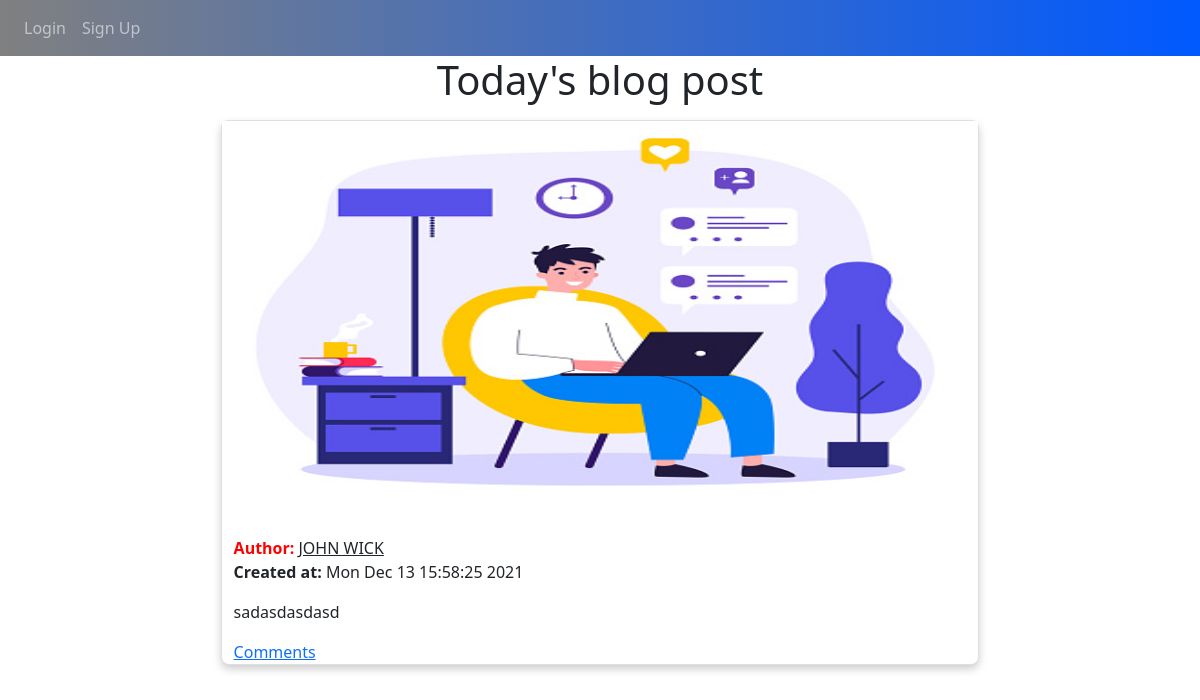
Before: / with the older database file.
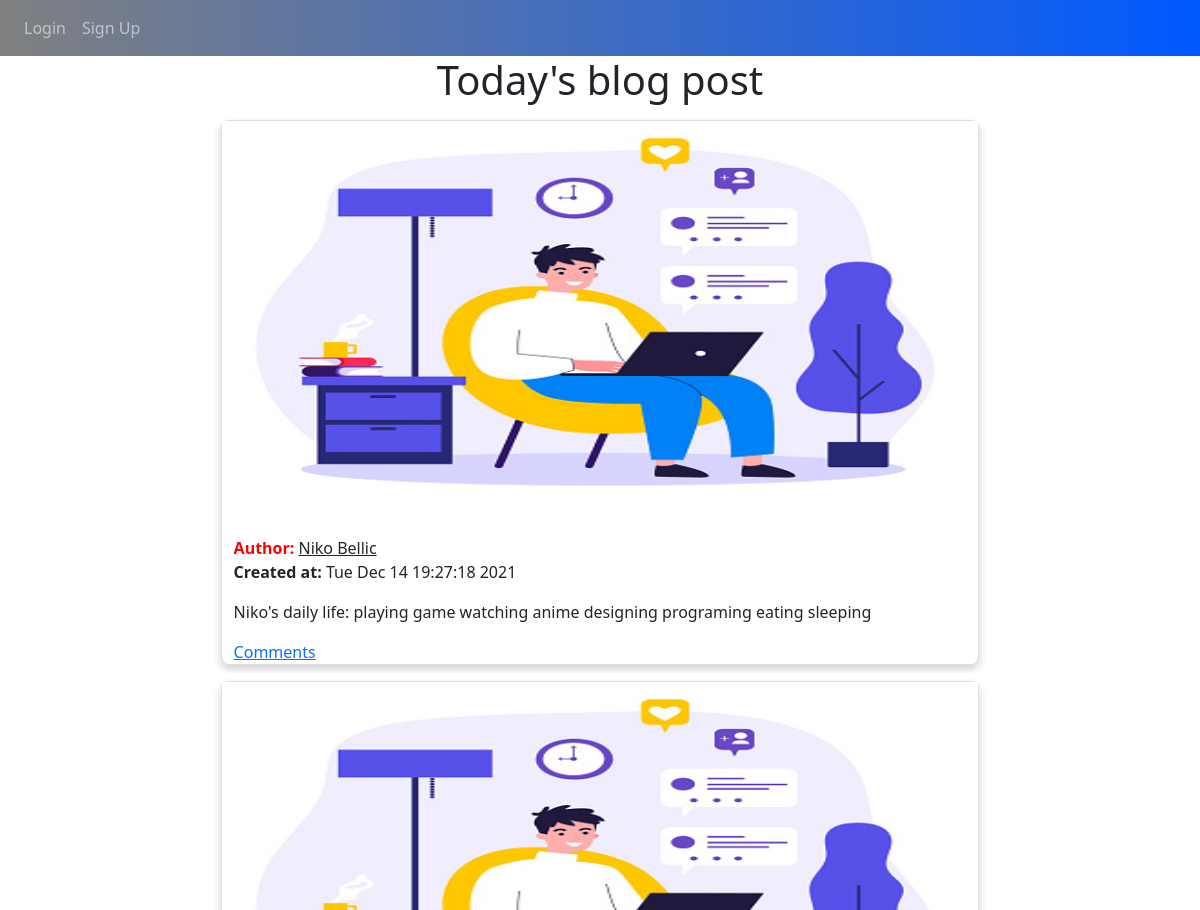
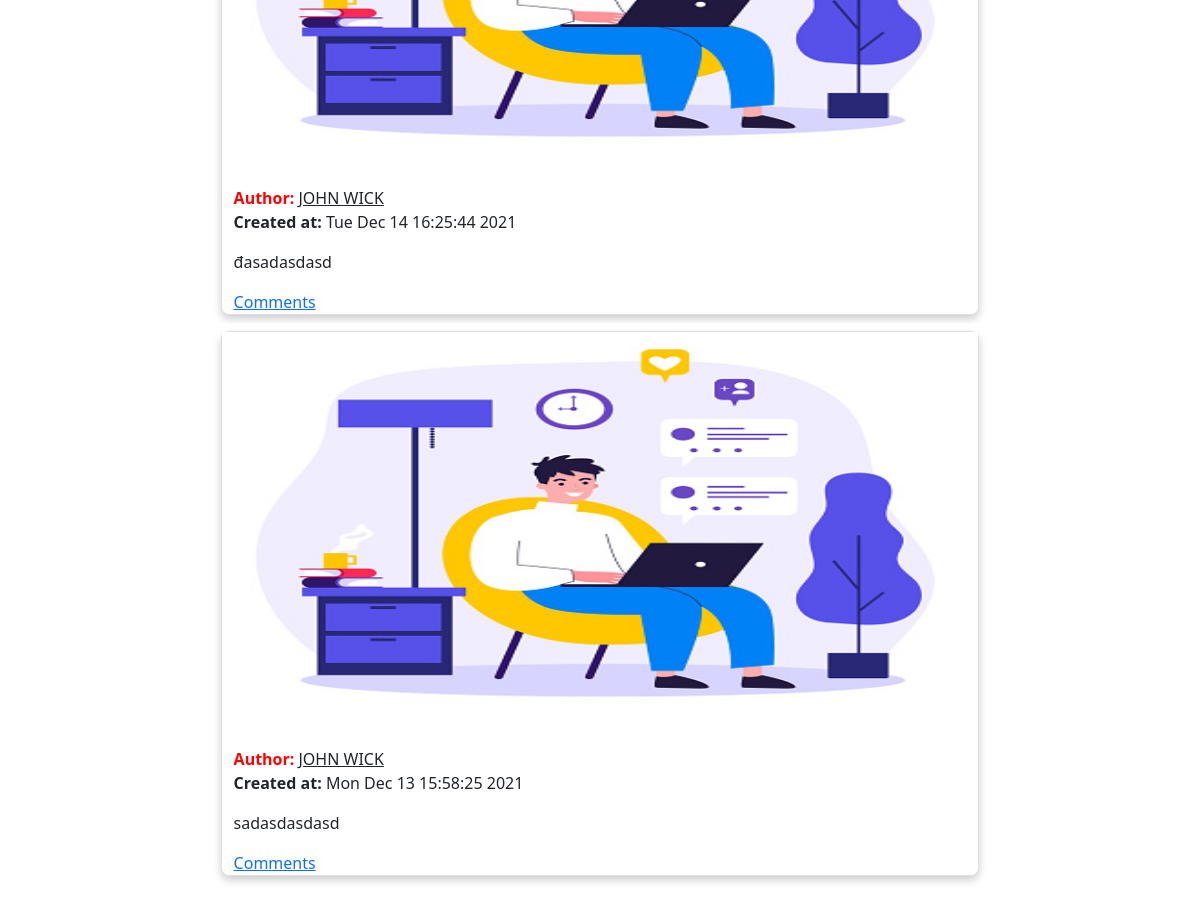
After: the same page with the newer database file (2 pictures, top to bottom).
### models.py (models this page shows, shortened)
class Post(db.Model):
    __tablename__ = 'posts'
    id = db.Column(db.Integer, primary_key=True)
    img = db.Column(db.Text, nullable = True)
    body = db.Column(db.Text)
    timestamp = db.Column(db.DateTime, index=True, default=datetime.now)
    author_id = db.Column(db.Integer, db.ForeignKey('users.id'))
    comments = db.relationship('Comment', backref="post_comment", lazy=True)

class User(db.Model, UserMixin):
    __tablename__ = 'users'
    id = db.Column(db.Integer, primary_key=True)
    username = db.Column(db.String(64), unique=True, index=True)
    email = db.Column(db.String(150), unique= True)
    password_hash = db.Column(db.String(128))
    posts = db.relationship('Post', backref="author", lazy=True)
    comments = db.relationship('Comment', backref="user_comment", lazy=True)
    followed = db.relationship('Follow', foreign_keys=[Follow.follower_id], backref=db.backref('follower', lazy='joined'), lazy=True, cascade='all, delete-orphan')
    followers = db.relationship('Follow', foreign_keys=[Follow.followed_id], backref=db.backref('followed', lazy='joined'), lazy=True, cascade='all, delete-orphan')
    @property
    def password(self):
        raise AttributeError('password is not a readable attribute')

### views.py (the view, shortened to what this page needs)
@views.route("/", methods = ['GET', 'POST'])
def home():
    posts = Post.query.order_by(Post.timestamp.desc()).all()
    return render_template('Home.html', user= current_user, posts= posts)

### templates/Home.html (shortened to what this page needs)
{% extends "base.html" %} {% block title %}Home{% endblock %} {% block content
  %}
  <h1 align="center">Today's blog post</h1>
  <ul class="list-group list-group-flush" id="posts">
    {% for post in posts %}
    <li class="list-group-item">
      <div class ="card">
        <img src="/static/{{post.img}}" onerror="this.onerror=null;this.src='/static/default-image.jpg';" alt="Avatar" style="width:100%; height: 400px;">
        <div class="container">
            {% if post.author_id == user.id %}
            <span><a href="/profile/{{post.author_id}}"  class="link-success"><b> You </b></a></span>
            {% else %}
            <span style="color: red;"><b>Author: </b><a href="/profile/{{post.author_id}}"  class="link-dark">{{ post.author.username}}</a></span>
            {% endif %}
            <p><b>Created at: </b>{{post.timestamp.strftime("%c")}}</p>
            <p>{{ post.body }}</p>
            <a href="#comments" class="viewbutton">Comments</a>
        </div>
    </div>
    </li>
    {% endfor %}
  </ul>
{% endblock %}

### templates/base.html (shortened to what this page needs)
<!DOCTYPE html>
<html>
    <head>
        <link
        rel="stylesheet"
        href="https://stackpath.bootstrapcdn.com/bootstrap/4.4.1/css/bootstrap.min.css"
        />
        <link
        rel="stylesheet"
        href="https://stackpath.bootstrapcdn.com/font-awesome/4.7.0/css/font-awesome.min.css"
        />
        <link rel="stylesheet"
        href="https://maxcdn.bootstrapcdn.com/bootstrap/4.0.0/css/bootstrap.min.css"
>
        <link
        href="https://cdn.jsdelivr.net/npm/bootstrap@5.0.2/dist/css/bootstrap.min.css"
        rel="stylesheet"
        />
        <link rel="stylesheet" href="/static/home.css">
        <link rel="stylesheet" href="https://cdnjs.cloudflare.com/ajax/libs/font-awesome/4.7.0/css/font-awesome.min.css">
    </head>
    <body>
        <nav class="navbar navbar-expand-lg navbar-dark bg-danger" style="background: linear-gradient(to right, gray , rgb(0, 89, 255));">
        <div class="collapse navbar-collapse" id="navbar">
            <div class="navbar-nav">
            {% if user.is_authenticated %}
            <a class="nav-item nav-link active" id="home" href="/">Home</a>
            <a class="nav-item nav-link" id="logout" href="/logout">Logout</a>
            <a class="nav-item nav-link" id="logout" href="/profile/{{user.id}}">Go to your profile</a>
            {% else %}
            <a class="nav-item nav-link" id="login" href="/login">Login</a>
            <a class="nav-item nav-link" id="signUp" href="/signup">Sign Up</a>
            {% endif %}
            </div>
        </div>
        </nav>
        <div class="container">{% block content %} {% endblock %}</div>
    </body>
</html>

### static/home.css (style rules this page uses)
.card { box-shadow: 0 4px 8px 0 rgba(0,0,0,0.2); transition: 0.3s; width: 70%; margin: 15px; border-radius: 8px; margin: auto; }

Changed rows visible on the page:
added Post: author.username "Niko Bellic", timestamp "Tue Dec 14 19:27:18 2021", body "Niko's daily life: playing game watching anime designing programing eating sleeping"
added Post: author.username "JOHN WICK", timestamp "Tue Dec 14 16:25:44 2021", body "đasadasdasd"
